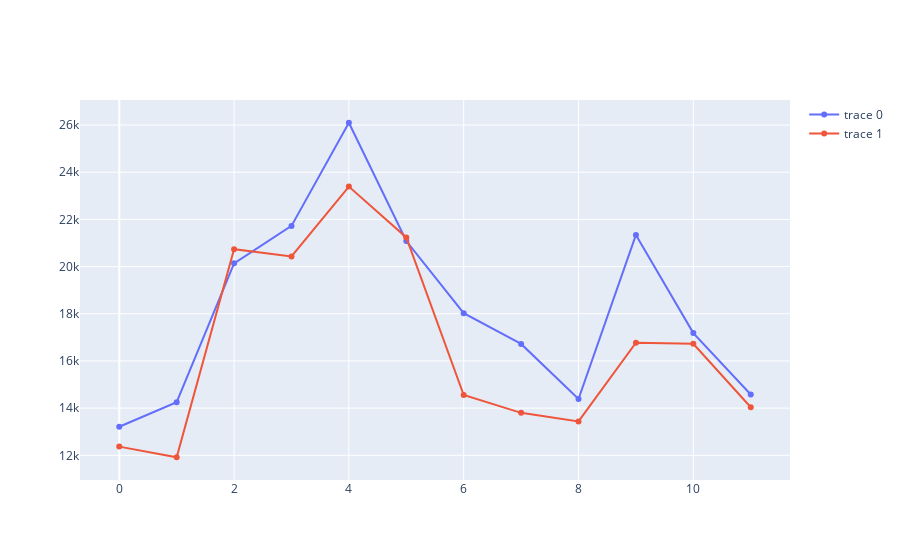

Notebook cell for this chart:
### Markdown cell above
# Будуємо модель окремо для кожного місяця в роках і передбачаємо значення на місць поточного року, далі обєднуємо модуль для отримання прогнозу на 12 місяців з використанням рандом форест

### Code cell
train, test = df1[0:-12], df1[-12:]
out = list()
mod = RandomForestRegressor()
for m in range(1,13):
    train1 = train[train['m'] == m]
    test1 = test[test['m']== m]
    
    mod.fit(train1[['y']], train1['Sales'])
    predictions = mod.predict(test1[['y']])
    test1['preds']=predictions
    
    out.append(test1)
test = pd.concat(out) 
iplot(Figure(data=[Scatter(y=test['Sales']),
                  Scatter(y=test['preds'])]))

### Figure 1 — Plotly figure (JSON) as saved in the notebook; plotly's stock layout.template omitted (floating-point values rounded to 4 significant figures)
{"data": [{"type": "scatter", "y": [13210, 14251, 20139, 21725, 26099, 21084, 18024, 16722, 14385, 21342, 17180, 14577]}, {"type": "scatter", "y": [12370.0, 11920.0, 20740.0, 20430.0, 23390.0, 21240.0, 14550.0, 13800.0, 13430.0, 16770.0, 16730.0, 14040.0]}], "layout": {}}
